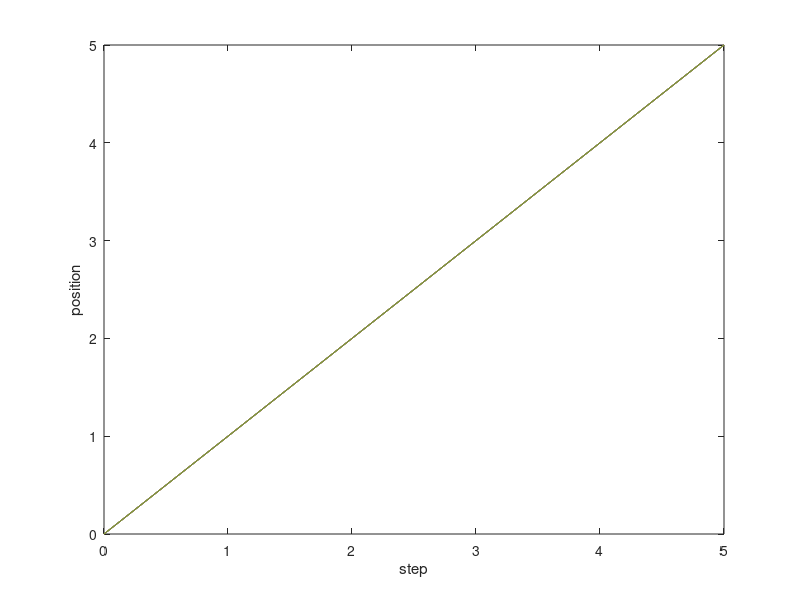

Reproduce this figure in MATLAB.
T = input('Enter number of steps: ');
N = input('Enter number of particles: ');
p = input('Enter probability of heads: ');

X = rand(T, N);
steps = 2 * (X < p) - 1;
walk = [zeros(1, N); cumsum(steps, 1)];

plot(0:T, walk)
xlabel('step')
ylabel('position')